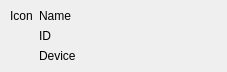
<?xml version="1.0" encoding="UTF-8"?>
<ui version="4.0">
 <class>C_SyvDcConnectedNodeWidget</class>
 <widget class="QWidget" name="C_SyvDcConnectedNodeWidget">
  <property name="geometry">
   <rect>
    <x>0</x>
    <y>0</y>
    <width>227</width>
    <height>72</height>
   </rect>
  </property>
  <property name="windowTitle">
   <string>Form</string>
  </property>
  <layout class="QHBoxLayout" name="horizontalLayout" stretch="2">
   <property name="leftMargin">
    <number>0</number>
   </property>
   <property name="topMargin">
    <number>0</number>
   </property>
   <property name="rightMargin">
    <number>0</number>
   </property>
   <property name="bottomMargin">
    <number>0</number>
   </property>
   <item>
    <layout class="QGridLayout" name="gridLayout" columnstretch="0,1">
     <property name="leftMargin">
      <number>10</number>
     </property>
     <property name="topMargin">
      <number>9</number>
     </property>
     <property name="bottomMargin">
      <number>9</number>
     </property>
     <item row="0" column="0">
      <widget class="QLabel" name="pc_LabelIcon">
       <property name="text">
        <string>Icon</string>
       </property>
      </widget>
     </item>
     <item row="1" column="1">
      <widget class="stw::opensyde_gui_elements::C_OgeLabGroupSubItem" name="pc_LabelNodeId">
       <property name="text">
        <string>ID</string>
       </property>
      </widget>
     </item>
     <item row="0" column="1">
      <widget class="stw::opensyde_gui_elements::C_OgeLabPropertiesSubHeading" name="pc_LabelName">
       <property name="text">
        <string>Name</string>
       </property>
      </widget>
     </item>
     <item row="2" column="1">
      <widget class="stw::opensyde_gui_elements::C_OgeLabGroupSubItem" name="pc_LabelDeviceType">
       <property name="text">
        <string>Device</string>
       </property>
      </widget>
     </item>
    </layout>
   </item>
  </layout>
 </widget>
 <customwidgets>
  <customwidget>
   <class>stw::opensyde_gui_elements::C_OgeLabPropertiesSubHeading</class>
   <extends>QLabel</extends>
   <header>C_OgeLabPropertiesSubHeading.hpp</header>
  </customwidget>
  <customwidget>
   <class>stw::opensyde_gui_elements::C_OgeLabGroupSubItem</class>
   <extends>QLabel</extends>
   <header>C_OgeLabGroupSubItem.hpp</header>
  </customwidget>
 </customwidgets>
 <resources/>
 <connections/>
</ui>
